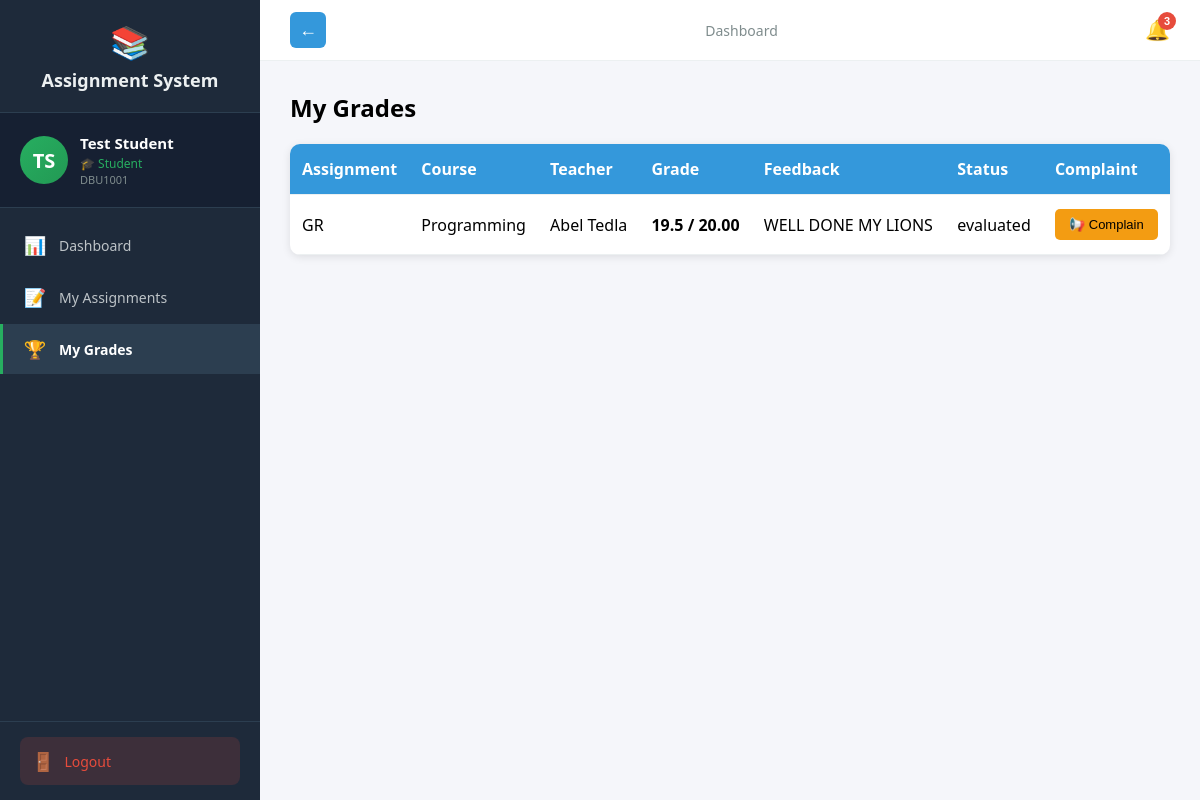
/student/grades (signed in), run on the app's committed database.
### tables this page shows
CREATE TABLE users (
            id INTEGER PRIMARY KEY AUTOINCREMENT,
            user_id TEXT UNIQUE NOT NULL,
            first_name TEXT NOT NULL,
            last_name TEXT NOT NULL,
            email TEXT UNIQUE NOT NULL,
            password_hash TEXT NOT NULL,
            role TEXT NOT NULL,
            is_approved INTEGER DEFAULT 0,
            created_at TIMESTAMP DEFAULT CURRENT_TIMESTAMP
        );

CREATE TABLE submissions (
            id INTEGER PRIMARY KEY AUTOINCREMENT,
            assignment_id INTEGER REFERENCES assignments(id),
            student_id INTEGER REFERENCES students(id),
            files TEXT,
            student_comment TEXT,
            submitted_at TIMESTAMP DEFAULT CURRENT_TIMESTAMP,
            updated_at TIMESTAMP,
            grade REAL,
            feedback TEXT,
            evaluated_at TIMESTAMP,
            status TEXT DEFAULT 'submitted',
            complaint TEXT,
            complaint_status TEXT
        , group_id INTEGER);

CREATE TABLE assignments (
            id INTEGER PRIMARY KEY AUTOINCREMENT,
            title TEXT NOT NULL,
            description TEXT,
            teacher_id INTEGER REFERENCES teachers(id),
            course_name TEXT NOT NULL,
            department TEXT NOT NULL,
            year INTEGER NOT NULL,
            deadline TIMESTAMP NOT NULL,
            late_submission INTEGER DEFAULT 0,
            penalty_per_day REAL DEFAULT 0.0,
            teacher_comment TEXT,
            files TEXT,
            created_at TIMESTAMP DEFAULT CURRENT_TIMESTAMP
        , max_score REAL DEFAULT 100.0, is_group INTEGER DEFAULT 0, max_group_size INTEGER DEFAULT 1);

### routes_student.py (the view, shortened to what this page needs)
@student_bp.route('/grades')
@login_required
def grades():
    if current_user.role != 'student':
        return redirect(url_for('auth.login'))
    conn = get_db()
    cur = conn.cursor()
    cur.execute("SELECT id FROM students WHERE user_id = ?", (current_user.id,))
    student = cur.fetchone()
    if not student:
        return redirect(url_for('student.dashboard'))
    student_id = student['id']
    cur.execute("""
        SELECT a.title, a.course_name, u.first_name, u.last_name,
               s.grade, s.feedback, s.status, s.submitted_at, s.id as submission_id,
               s.complaint, s.complaint_status, a.max_score, a.penalty_per_day, a.deadline
        FROM submissions s
        JOIN assignments a ON s.assignment_id = a.id
        JOIN teachers t ON a.teacher_id = t.id
        JOIN users u ON t.user_id = u.id
        WHERE s.student_id = ?
        ORDER BY s.submitted_at DESC
    """, (student_id,))
    grades = cur.fetchall()
    processed = []
    from math import ceil
    for g in grades:
        max_score = float(g['max_score']) if g['max_score'] is not None else 100.0
        eff = max_score
        try:
            submitted_at = datetime.strptime(g['submitted_at'], '%Y-%m-%d %H:%M:%S') if g['submitted_at'] else None
            deadline_dt = datetime.strptime(g['deadline'], '%Y-%m-%d %H:%M:%S') if g['deadline'] else None
        except Exception:
            submitted_at = None
            deadline_dt = None
        processed.append((g[0], g[1], g[2], g[3], g[4], g[5], g[6], g[7], g[8], g[9], g[10], eff))
    conn.close()
    return render_template('student/grades.html', grades=processed)

### auth.py (called while the page is built)
def get_db():
    conn = sqlite3.connect('assignments.db')
    conn.row_factory = sqlite3.Row
    return conn

@login_manager.user_loader
def load_user(user_id):
    conn = get_db()
    cur = conn.cursor()
    cur.execute("SELECT id, user_id, first_name, last_name, email, role, is_approved FROM users WHERE id = ?", (user_id,))
    user = cur.fetchone()
    cur.close()
    conn.close()
    if user:
        from flask_login import UserMixin
        class User(UserMixin):
            pass
        u = User()
        u.id = user['id']
        u.user_id = user['user_id']
        u.first_name = user['first_name']
        u.last_name = user['last_name']
        u.email = user['email']
        u.role = user['role']
        u.is_approved = user['is_approved']
        return u
    return None

### routes_student.py (called while the page is built)
def get_db():
    conn = sqlite3.connect('assignments.db')
    conn.row_factory = sqlite3.Row
    return conn

### templates/student/grades.html (shortened to what this page needs)
{% extends "student_base.html" %}
{% block content %}
<h2>My Grades</h2>
{% if grades %}
<table>
    <tr><th>Assignment</th><th>Course</th><th>Teacher</th><th>Grade</th><th>Feedback</th><th>Status</th><th>Complaint</th></tr>
    {% for g in grades %}
    <tr>
        <td>{{ g[0] }}</td><td>{{ g[1] }}</td><td>{{ g[2] }} {{ g[3] }}</td>
        <td><strong>{% if g[4] is not none %}{{ g[4] }} / {{ '%.2f'|format(g[11]) }}{% else %}-{% endif %}</strong></td>
        <td>
            {% if g[5] %}
                {{ g[5] }}
            {% else %}
                <span style="color:#999;">No feedback yet</span>
            {% endif %}
        </td>
        <td>{{ g[6] }}</td>
        <td>
            {% if g[6] == 'evaluated' and g[4] is not none %}
                {% if g[9] %}
                    <span class="complaint-badge">📢 Complained</span>
                    {% if g[10] == 'responded' %}
                        <div class="response-box">
                            <strong>Response:</strong> {{ g[9] }}
                        </div>
                    {% else %}
                        <br><small style="color:#f39c12;">Pending response...</small>
                    {% endif %}
                {% else %}
                    <button class="btn btn-warning" onclick="showComplaint({{ g[8] }})">📢 Complain</button>
                {% endif %}
            {% else %}
                <small style="color:#999;">Available after evaluation</small>
            {% endif %}
        </td>
    </tr>
    {% endfor %}
</table>
{% else %}
<p>No grades yet.</p>
{% endif %}
{% endblock %}

### templates/student_base.html (shortened to what this page needs)
<!DOCTYPE html>
<html>
<head>
</head>
<body>
    <div class="layout">
        <div class="sidebar" id="sidebar">
            <div class="logo">
                <span class="icon">📚</span>
                Assignment System
            </div>
            <div class="profile-card">
                <div class="avatar">{{ current_user.first_name[0] }}{{ current_user.last_name[0] }}</div>
                <div class="info">
                    <div class="name">{{ current_user.first_name }} {{ current_user.last_name }}</div>
                    <div class="role">🎓 Student</div>
                    <div class="id-text">{{ current_user.user_id }}</div>
                </div>
            </div>
            <nav>
                <a href="/student/dashboard" class="{{ 'active' if request.path == '/student/dashboard' }}" onclick="closeSidebar()">
                    <span class="icon">📊</span> Dashboard
                </a>
                <a href="/student/dashboard#assignments" onclick="closeSidebar()">
                    <span class="icon">📝</span> My Assignments
                </a>
                <a href="/student/grades" class="{{ 'active' if request.path == '/student/grades' }}" onclick="closeSidebar()">
                    <span class="icon">🏆</span> My Grades
                </a>
            </nav>
            <div class="sidebar-footer">
                <a href="/logout" class="logout-btn">
                    <span class="icon">🚪</span> Logout
                </a>
            </div>
        </div>
        <div class="main">
            <div class="topbar">
                {% if request.path != '/student/dashboard' %}
                <button id="back-btn" class="back-btn" onclick="goBack()"><span class="back-icon">←</span></button>
                {% endif %}
                <div class="breadcrumb">
                    {% block page_title %}Dashboard{% endblock %}
                </div>
                <div style="position:relative;">
                    <button id="notifBell" class="notif-bell" aria-label="Notifications">🔔
                        {% if reminder_count and reminder_count > 0 %}
                        <span class="notif-badge">{{ reminder_count }}</span>
                        {% endif %}
                    </button>
                </div>
            </div>
            <div class="content">
                {% block content %}{% endblock %}
            </div>
        </div>
    </div>
</body>
</html>

### templates/student_base.html (style rules this page uses)
* { margin: 0; padding: 0; box-sizing: border-box; }
body { font-family: 'Segoe UI', Arial, sans-serif; background: #f5f6fa; }
.layout { display: flex; min-height: 100vh; }
.sidebar { width: 260px; background: #1e2a3a; color: #ecf0f1; padding: 0; position: fixed; height: 100vh; overflow-y: auto; z-index: 100; transition: transform 0.3s; display: flex; flex-direction: column; }
.sidebar .logo { padding: 20px; font-size: 18px; font-weight: bold; text-align: center; border-bottom: 1px solid #2c3e50; }
.sidebar .logo .icon { font-size: 32px; display: block; margin-bottom: 5px; }
.sidebar .profile-card { padding: 20px; border-bottom: 1px solid #2c3e50; display: flex; align-items: center; gap: 12px; background: #162032; }
.sidebar .profile-card .avatar { width: 48px; height: 48px; border-radius: 50%; background: linear-gradient(135deg, #27ae60, #229954); color: white; display: flex; align-items: center; justify-content: center; font-weight: bold; font-size: 20px; flex-shrink: 0; }
.sidebar .profile-card .info { overflow: hidden; }
.sidebar .profile-card .info .name { font-weight: 600; font-size: 15px; color: white; white-space: nowrap; overflow: hidden; text-overflow: ellipsis; }
.sidebar .profile-card .info .role { font-size: 12px; color: #27ae60; margin-top: 2px; }
.sidebar .profile-card .info .id-text { font-size: 11px; color: #7f8c8d; }
.sidebar nav { flex: 1; padding: 10px 0; }
.sidebar nav a { display: flex; align-items: center; padding: 13px 20px; color: #bdc3c7; text-decoration: none; font-size: 14px; border-left: 3px solid transparent; cursor: pointer; transition: all 0.2s; margin: 2px 0; }
.sidebar nav a.active { background: #2c3e50; color: white; border-left-color: #27ae60; font-weight: bold; }
.sidebar nav a .icon { margin-right: 12px; font-size: 18px; width: 24px; text-align: center; }
.sidebar .sidebar-footer { padding: 15px 20px; border-top: 1px solid #2c3e50; }
.sidebar .sidebar-footer .logout-btn { display: flex; align-items: center; gap: 10px; padding: 12px; background: rgba(231,76,60,0.15); color: #e74c3c; text-decoration: none; border-radius: 8px; font-size: 14px; font-weight: 500; transition: all 0.2s; }
.sidebar .sidebar-footer .logout-btn .icon { font-size: 18px; }
.main { margin-left: 260px; flex: 1; width: calc(100% - 260px); }
.topbar { background: white; padding: 12px 30px; display: flex; justify-content: space-between; align-items: center; border-bottom: 1px solid #ecf0f1; }
.back-btn { background: #3498db; color: white; border: none; padding: 6px 10px; border-radius: 6px; cursor: pointer; font-size: 16px; margin-right: 12px; display: inline-flex; align-items: center; justify-content: center; width:36px; height:36px; }
.back-btn .back-icon { font-weight: 700; font-size: 18px; line-height: 1; }
.topbar .breadcrumb { color: #7f8c8d; font-size: 14px; }
.notif-bell { position: relative; background: none; border: none; font-size: 20px; cursor: pointer; color: #2c3e50; }
.notif-badge { position: absolute; top: -6px; right: -6px; background: #e74c3c; color: white; border-radius: 50%; width:18px; height:18px; display:flex; align-items:center; justify-content:center; font-size:11px; font-weight:700; }
.content { padding: 30px; }

### templates/student/grades.html (style rules this page uses)
table { width: 100%; border-collapse: collapse; margin: 20px 0; background: white; border-radius: 10px; overflow: hidden; box-shadow: 0 2px 8px rgba(0,0,0,0.1); }
th, td { padding: 14px 12px; text-align: left; border-bottom: 1px solid #ecf0f1; }
th { background: #3498db; color: white; }
.btn { padding: 8px 14px; border: none; border-radius: 5px; cursor: pointer; text-decoration: none; color: white; font-size: 13px; }
.btn-warning { background: #f39c12; color: black; }

### data on the page
users: first_name "T", last_name "S", first_name "Test", last_name "Student", user_id "DBU1001"
submissions: title "GR", course_name "Programming", first_name "Abel", last_name "Tedla", grade "19.5", feedback "WELL DONE MY LIONS", status "evaluated"
assignments: max_score "20.00"

### other printed values
{{ reminder_count }} "3"
